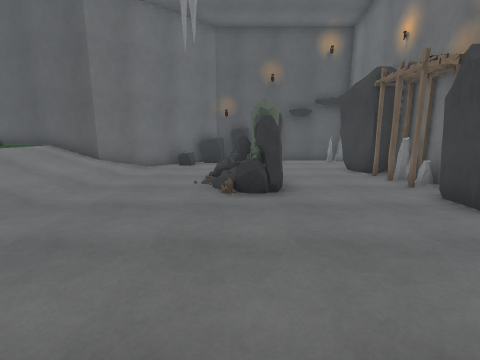
View 1 (above)

14 first-person views from a walk through a scene from a Unity 3-D project. The camera is 1.5 m above the floor, tilts 10° down and sees 85° across. The floor is counted in squares, 1 m on a side. Each view is taken from the middle of a square. On the plan, view 1 faces up. The plan holds only what a view shows up to about 14 squares ahead; the rest is blank. The place goes on beyond the plan. The player is left out. Some surface patterns are stand-ins.

View 2
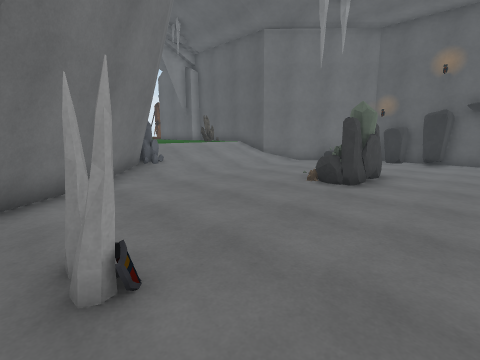

View 3
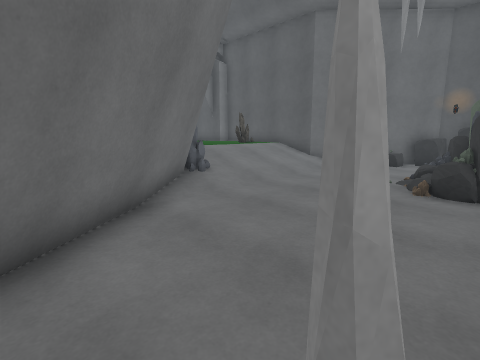

View 4
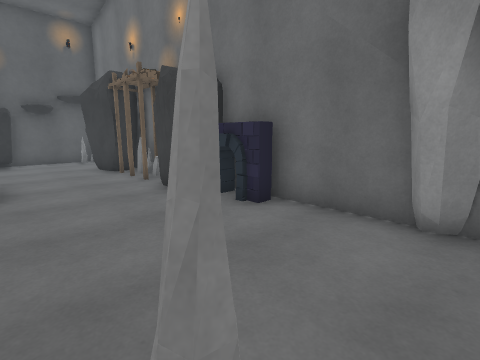

View 5
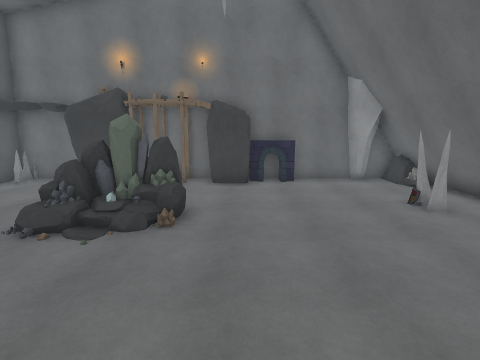

View 6
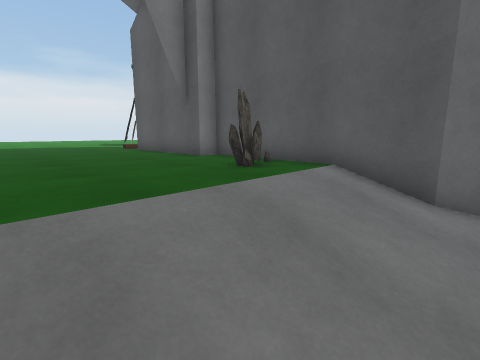

View 7
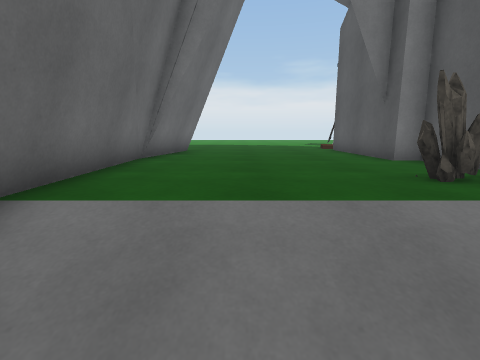

View 8
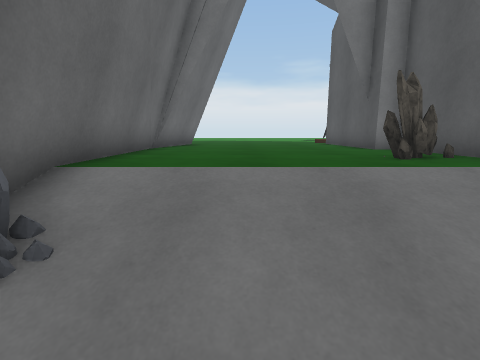

View 9
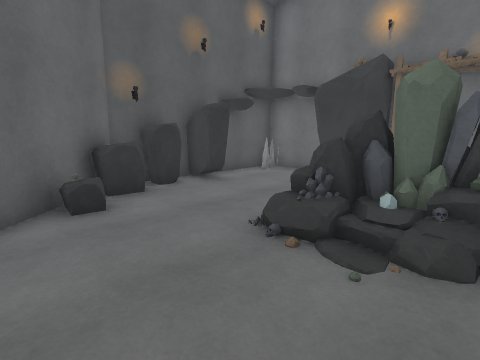

View 10
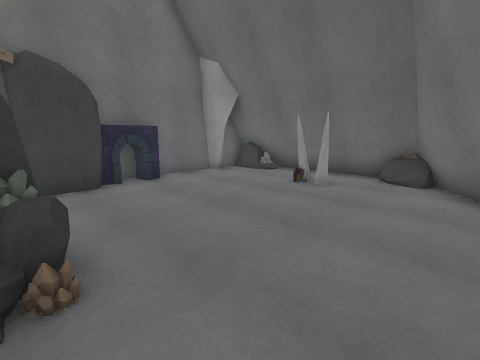

View 11
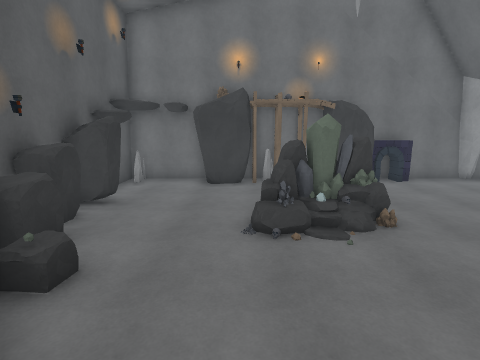

View 12
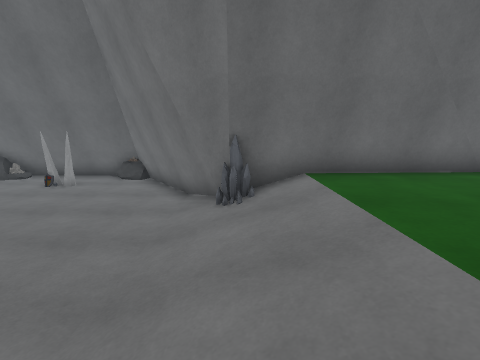

View 13
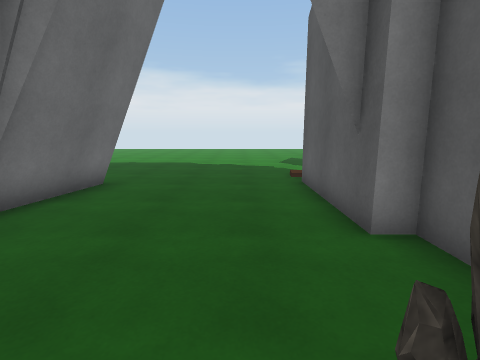

View 14
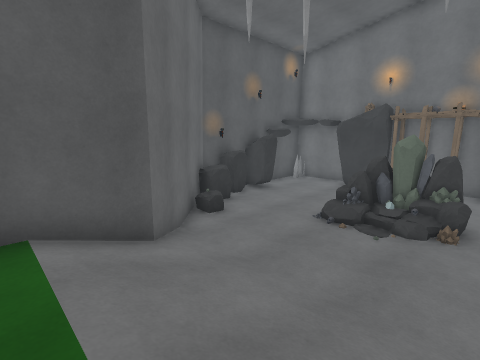

### Floor plan
Key: @ floor where view 1 was taken; # wall or solid block; . main floor; : floor 0.75 m higher than the main floor; + floor 1 m higher than the main floor; / step, stairs or slope; = window, fence, low wall or low ledge; O other object.
Columns run from 15 left of view 1 to 6 right of it. Each row starts with its distance up from view 1.
 15              #########
 14            ###OOOO..##
 13            #OO.......#
 12           ##........O#
 11    ########........OO#
 10 ####++O+///.........O#
  9 ++++++O+///....OO...##
  8 ++++++++///....OO...##
  7 ++++++++///...OOO...##
  6 ++++++++///....O....OO
  5 ++++++++///.........OO
  4 #########O/.........##
  3    ##==+:O#.........##
  2           ##.........#
  1            ##........#
  0            .#..@#....#
 -1             =#......##
 -2              #O##### O
 -3               OO....OO

Positions as (right, up) in squares from view 1, and headings:
1: (0, 0), facing up
2: (4, -1), facing up-left
3: (1, -1), facing up-left
4: (1, -1), facing up-right
5: (-6, 5), facing right
6: (-5, 5), facing up-left
7: (-5, 6), facing left
8: (-4, 6), facing left
9: (-4, 7), facing up-right
10: (-3, 7), facing down-right
11: (-6, 10), facing right
12: (-6, 10), facing down
13: (-8, 8), facing left
14: (-8, 6), facing up-right
